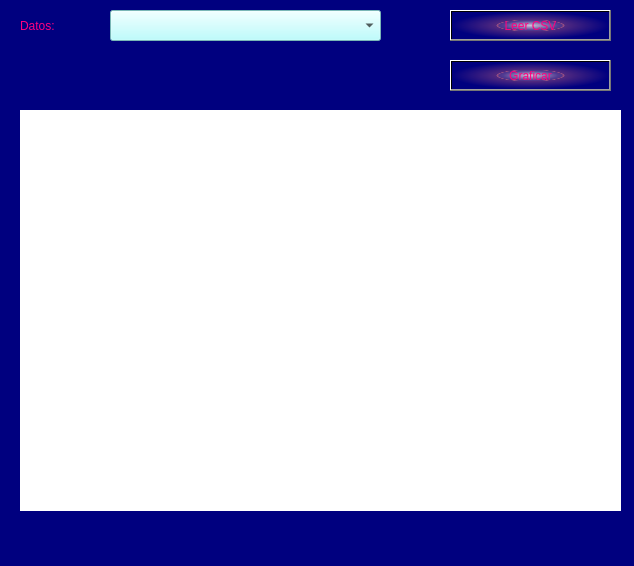
<?xml version="1.0" encoding="UTF-8"?>
<ui version="4.0">
 <class>MainWindow</class>
 <widget class="QMainWindow" name="MainWindow">
  <property name="geometry">
   <rect>
    <x>0</x>
    <y>0</y>
    <width>634</width>
    <height>566</height>
   </rect>
  </property>
  <property name="windowTitle">
   <string>MainWindow</string>
  </property>
  <property name="styleSheet">
   <string notr="true">background-color: rgb(0, 0, 127);</string>
  </property>
  <widget class="QWidget" name="centralwidget">
   <widget class="QLabel" name="label">
    <property name="geometry">
     <rect>
      <x>20</x>
      <y>10</y>
      <width>71</width>
      <height>31</height>
     </rect>
    </property>
    <property name="styleSheet">
     <string notr="true">color: rgb(255, 0, 127);
font: 87 12pt &quot;Bodoni MT Black&quot;;</string>
    </property>
    <property name="text">
     <string>Datos:</string>
    </property>
   </widget>
   <widget class="QComboBox" name="combox">
    <property name="geometry">
     <rect>
      <x>110</x>
      <y>10</y>
      <width>271</width>
      <height>31</height>
     </rect>
    </property>
    <property name="styleSheet">
     <string notr="true">background-color: rgb(170, 255, 255);
font: 75 10pt &quot;MS Shell Dlg 2&quot;;</string>
    </property>
   </widget>
   <widget class="QPushButton" name="boton1">
    <property name="geometry">
     <rect>
      <x>450</x>
      <y>10</y>
      <width>161</width>
      <height>31</height>
     </rect>
    </property>
    <property name="styleSheet">
     <string notr="true">background-color: qradialgradient(spread:pad, cx:0.5, cy:0.5, radius:0.5, fx:0.5, fy:0.5, stop:0 rgba(255, 235, 235, 206), stop:0.35 rgba(255, 188, 188, 80), stop:0.4 rgba(255, 162, 162, 80), stop:0.425 rgba(255, 132, 132, 156), stop:0.44 rgba(252, 128, 128, 80), stop:1 rgba(255, 255, 255, 0));
color: rgb(255, 0, 127);
font: 75 12pt &quot;MS Shell Dlg 2&quot;;</string>
    </property>
    <property name="text">
     <string>Leer CSV</string>
    </property>
   </widget>
   <widget class="QPushButton" name="boton2">
    <property name="geometry">
     <rect>
      <x>450</x>
      <y>60</y>
      <width>161</width>
      <height>31</height>
     </rect>
    </property>
    <property name="styleSheet">
     <string notr="true">background-color: qradialgradient(spread:pad, cx:0.5, cy:0.5, radius:0.5, fx:0.5, fy:0.5, stop:0 rgba(255, 235, 235, 206), stop:0.35 rgba(255, 188, 188, 80), stop:0.4 rgba(255, 162, 162, 80), stop:0.425 rgba(255, 132, 132, 156), stop:0.44 rgba(252, 128, 128, 80), stop:1 rgba(255, 255, 255, 0));
color: rgb(255, 0, 127);
font: 75 12pt &quot;MS Shell Dlg 2&quot;;</string>
    </property>
    <property name="text">
     <string>Graficar</string>
    </property>
   </widget>
   <widget class="MplWidget" name="MplWidget" native="true">
    <property name="geometry">
     <rect>
      <x>20</x>
      <y>110</y>
      <width>601</width>
      <height>401</height>
     </rect>
    </property>
    <property name="styleSheet">
     <string notr="true">background-color: rgb(255, 255, 255);</string>
    </property>
   </widget>
  </widget>
  <widget class="QMenuBar" name="menubar">
   <property name="geometry">
    <rect>
     <x>0</x>
     <y>0</y>
     <width>634</width>
     <height>21</height>
    </rect>
   </property>
  </widget>
  <widget class="QStatusBar" name="statusbar"/>
 </widget>
 <customwidgets>
  <customwidget>
   <class>MplWidget</class>
   <extends>QWidget</extends>
   <header>mplwidget.h</header>
   <container>1</container>
  </customwidget>
 </customwidgets>
 <resources/>
 <connections/>
</ui>
